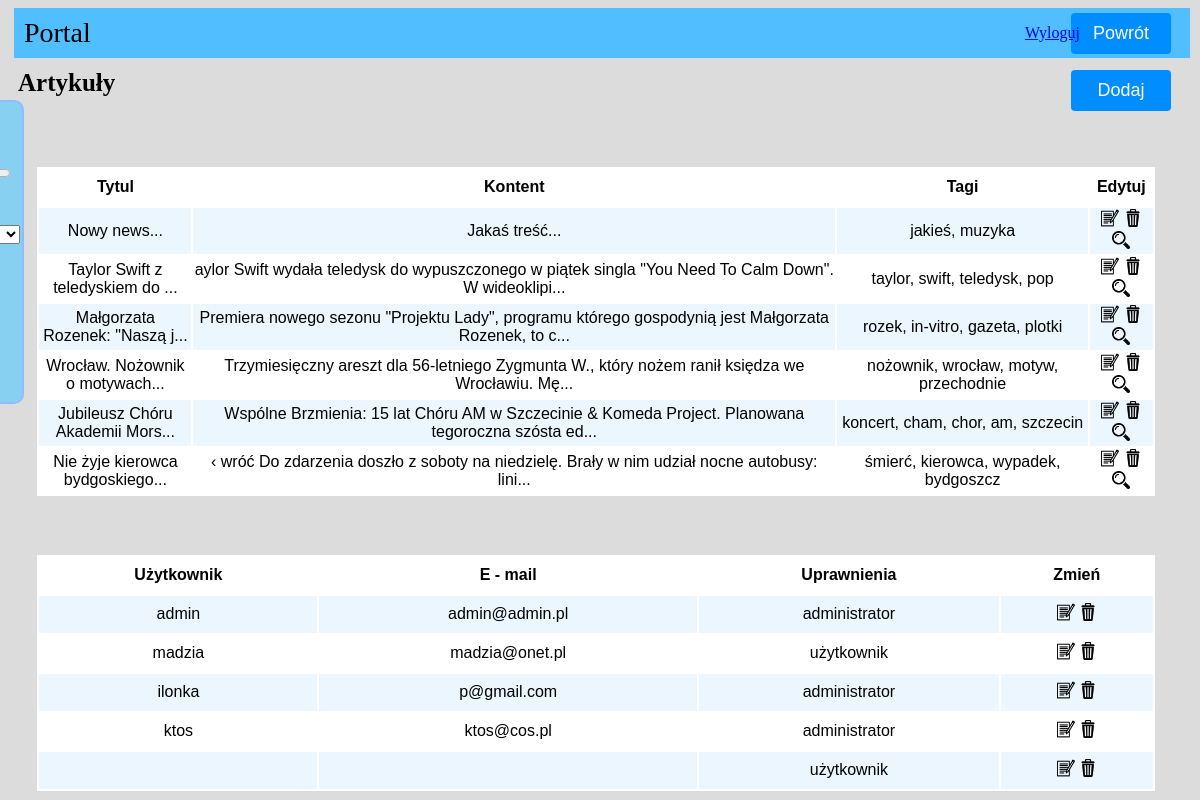
Page /admin.php (signed in) on the committed database.
### tables this page shows
CREATE TABLE `artykuly` (
  `id` int(11) NOT NULL,
  `status` text NOT NULL,
  `tytul` text NOT NULL,
  `pierwszy` tinyint(1) NOT NULL,
  `text` text NOT NULL,
  `kategoria` int(11) NOT NULL,
  `tagi` text NOT NULL,
  `link` text NOT NULL
);

CREATE TABLE `uzytkownicy` (
  `id` int(10) NOT NULL,
  `login` varchar(255) NOT NULL,
  `haslo` varchar(255) NOT NULL,
  `email` varchar(255) NOT NULL,
  `rejestracja` date NOT NULL,
  `logowanie` date NOT NULL,
  `uprawnienia` tinyint(4) NOT NULL
);

### admin.php (the view, shortened to what this page needs)
<!DOCTYPE html>
<html>
	<head>
		<link rel="stylesheet" href="style.css" type="text/css">
	</head>
	<body>
		<button class="addNews" style="vertical-align:middle" id="home"><a class="abutton" href="index.php" style="text-decoration: none;"><span>Powrót </span></a></button>
		<header>
			<div class="admin" id="naglowek"> <div style="padding-left: 10px">Portal</div></div>
			<div class="artykuly">Artykuły
			<button class="addNews" id="home1" style="vertical-align:middle"><a class="abutton" href="addNews.php" style="text-decoration: none;"><span>Dodaj </span></a></button>
			</div>
			<div class="logowanie">
			<a href="logout.php" class="wyloguj">Wyloguj</a>
			</div>
		</header>
		<article id="box1">
			<?php
				$connect=mysqli_connect("localhost", "root", "", "portal");
				mysqli_query($connect, "SET NAMES UTF8");
				$result=mysqli_query($connect, "SELECT * FROM artykuly ORDER BY id DESC");
				echo '<table class="artykul2">
				 <thead>
					<tr>
						 <th>Tytul</th> <th size="50" >Kontent</th> <th>Tagi</th> <th>Edytuj</th>
					 </tr>
				 </thead>
				<tbody>';
				while($row = mysqli_fetch_assoc($result))
				{
					$title=$row["tytul"];
					$text=$row["text"];
					$tags=$row["tagi"];
					$id=$row["id"];
					$skrotTresc= substr($text, 0, 100);
					$skrotTytul= substr($title, 0, 30);
					echo"<tr>
						 <td style='width:150px;'>$skrotTytul...</td> <td>$skrotTresc...</td> <td>$tags</td>
						 <td>
							<a href='editNews.php?identyfikator=$id'><img class='ikona' src='edit.png'></a>
							<a href='deleteNews.php?identyfikator=$id'> <img class='ikona' src='remove.png'> </a>
							<a href='wyswietl.php?identyfikator=$id'><img class='ikona' src='lupa.png'></a>
						</td>
					 </tr>";
				}
			echo'</tbody>
			</table>';
			?>
		</article>
		<article id="box1">
		<?php
			$result=mysqli_query($connect, "SELECT * FROM uzytkownicy");
			echo '<table class="artykul2">
				 <thead>
					<tr>
						 <th>Użytkownik</th><th>E - mail</th> <th>Uprawnienia</th> <th>Zmień</th>
					 </tr>
				 </thead>
				<tbody>';
				while($row = mysqli_fetch_assoc($result))
				{
					$login=$row["login"];
					$uprawnienia=$row["uprawnienia"];
					$email=$row["email"];
					$id=$row["id"];
					echo"<tr>
						 <td>$login</td> <td>$email</td> <td>";
							if($uprawnienia=='1'){
								echo 'administrator';
							}
							else{
								echo 'użytkownik';
							}
						echo "</td>
						 <td>
							<a href='editUser.php?identyfikator=$id'><img class='ikona' src='edit.png'></a>
							<a href='deleteUser.php?identyfikator=$id'> <img class='ikona' src='remove.png'> </a>
						</td>
					 </tr>";
				}
			echo'</tbody>
			</table>';
		?>
		</article>
		<div class="panel" id="panel">
		<h4 style="color: #222">Panel dla niedowidzących</h4>
			Czcionka: <input id="rozmiar" type="range" min="8" max="72" onchange="zmienRozmiar()"><br>
			<input type="submit" onClick="zmienKolor()" value="Zastosuj"></input><br>
			Zmień tło dla: <select id="obszar">
				<option value="oBody"> Ciało strony </option>
				</select>
				R: <input id="R" type="range" min="0" max="255"><br>
				G: <input id="G" type="range" min="0" max="255"><br>
				B: <input id="B" type="range" min="0" max="255"><br>
				<input type="submit" onClick="kolorTla()" value="Zastosuj"></input><br>
				<br>
		</div>
	</body>
</html>

### style.css (style rules this page uses)
body { background-color: rgb(220, 220, 220); width: 98%; }
.admin { width: 100%; height: 50px; background-color: rgb(81, 191, 255); font-size: 28px; display: flex; align-items: center; margin-left: 0.5%; }
.artykuly { width: 100%; height: 50px; font-size: 25px; display: flex; align-items: center; padding-left: 10px; font-weight: bold; }
article { width: 99%; margin-left: 0.5%; background-color:rgb(255, 255, 255); margin: 0 auto; }
.abutton:link { color: white; }
.addNews { display: inline-block; border-radius: 4px; background-color: rgb(0, 141, 255); border: none; color: #FFFFFF; text-align: center; font-size: 18px; padding: 10px; width: 100px; transition: all 0.5s; cursor: pointer; margin: 5px; }
.addNews span { cursor: pointer; display: inline-block; position: relative; transition: 0.5s; }
.addNews span:after { content: '\00bb'; position: absolute; opacity: 0; top: 0; right: -20px; transition: 0.5s; }
.artykul2 { width: 100%; }
#home { position: absolute; right: 2%; top: 1%; }
#home1 { position: absolute; right: 2%; top: 8.1%; }
tbody tr:nth-child(2n+1) { background-color: rgba(60, 170, 255, 0.1); }
th, td { height: 35px; font-family: Arial; text-align: center; overflow: hidden; }
.panel { width: 220px; height: 300px; background-color: rgba(80, 200, 255, 0.6); position: fixed; top: 100px; left: 0px; transition: All 2s ease; transform: translate(-200px); border-top-right-radius: 10px; border-bottom-right-radius: 10px; border: 2px solid #90bbff; text-align: center; }
.ikona { width: 18px; }
#box1 { margin-left: auto; margin-right: auto; width: 95%; margin-top: 5%; text-align: justify; }
.wyloguj { position: absolute; top: 3%; right: 10%; }

### rows in the picture
artykuly: tytul "Nowy news", text "Jakaś treść", tagi "jakieś, muzyka"
artykuly: tytul "Taylor Swift z teledyskiem do", text "aylor Swift wydała teledysk do wypuszczonego w piątek singla \"You Need To Calm Down\". W wideoklipi", tagi "taylor, swift, teledysk, pop"
artykuly: tytul "Małgorzata Rozenek: \"Naszą j", text "Premiera nowego sezonu \"Projektu Lady\", programu którego gospodynią jest Małgorzata Rozenek, to c", tagi "rozek, in-vitro, gazeta, plotki"
artykuly: tytul "Wrocław. Nożownik o motywach", text "Trzymiesięczny areszt dla 56-letniego Zygmunta W., który nożem ranił księdza we Wrocławiu. Mę", tagi "nożownik, wrocław, motyw, przechodnie"
artykuly: tytul "Jubileusz Chóru Akademii Mors", text "Wspólne Brzmienia: 15 lat Chóru AM w Szczecinie & Komeda Project. Planowana tegoroczna szósta ed", tagi "koncert, cham, chor, am, szczecin"
artykuly: tytul "Nie żyje kierowca bydgoskiego", text "‹ wróć Do zdarzenia doszło z soboty na niedzielę. Brały w nim udział nocne autobusy: lini", tagi "śmierć, kierowca, wypadek, bydgoszcz"
uzytkownicy: login "admin", email "admin@admin.pl", uprawnienia "administrator"
uzytkownicy: login "madzia", email "madzia@onet.pl", uprawnienia "użytkownik"
uzytkownicy: login "ilonka", email "p@gmail.com", uprawnienia "administrator"
uzytkownicy: login "ktos", email "ktos@cos.pl", uprawnienia "administrator"
uzytkownicy: uprawnienia "użytkownik"
